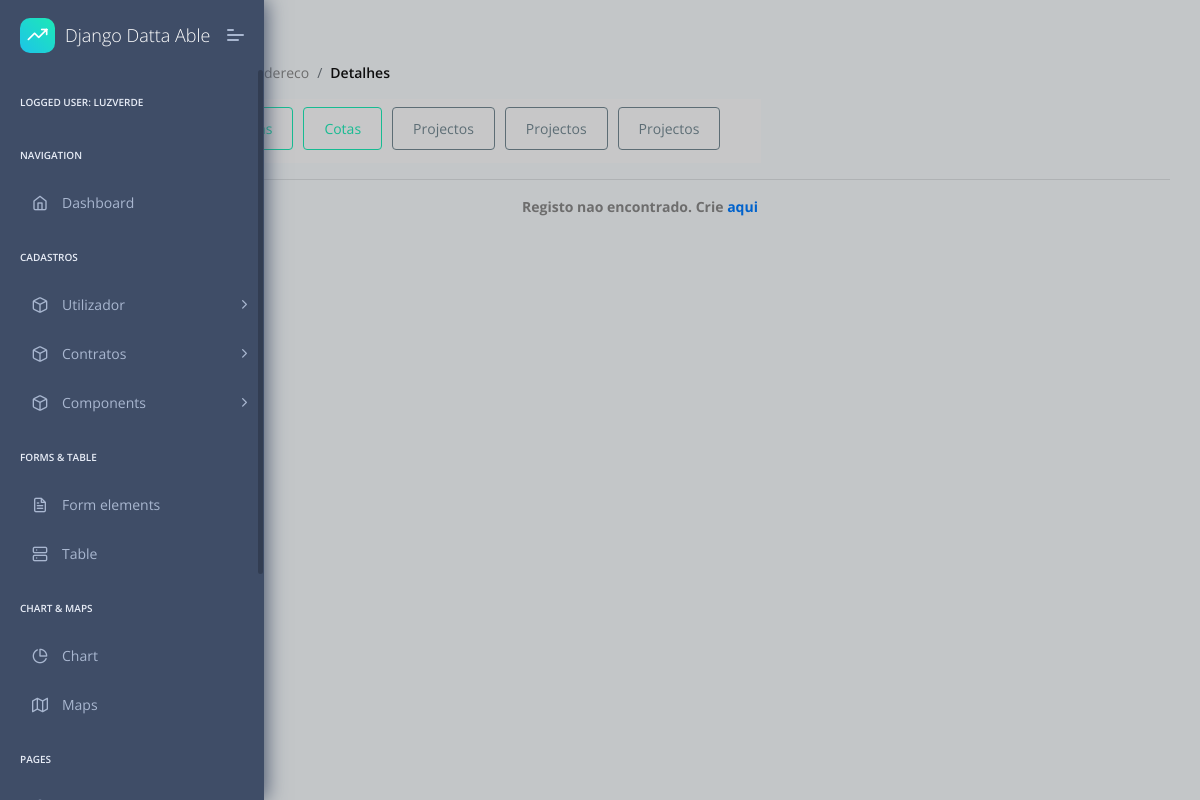
The app's page /org/endereco/detalhes/ (signed in), older data.
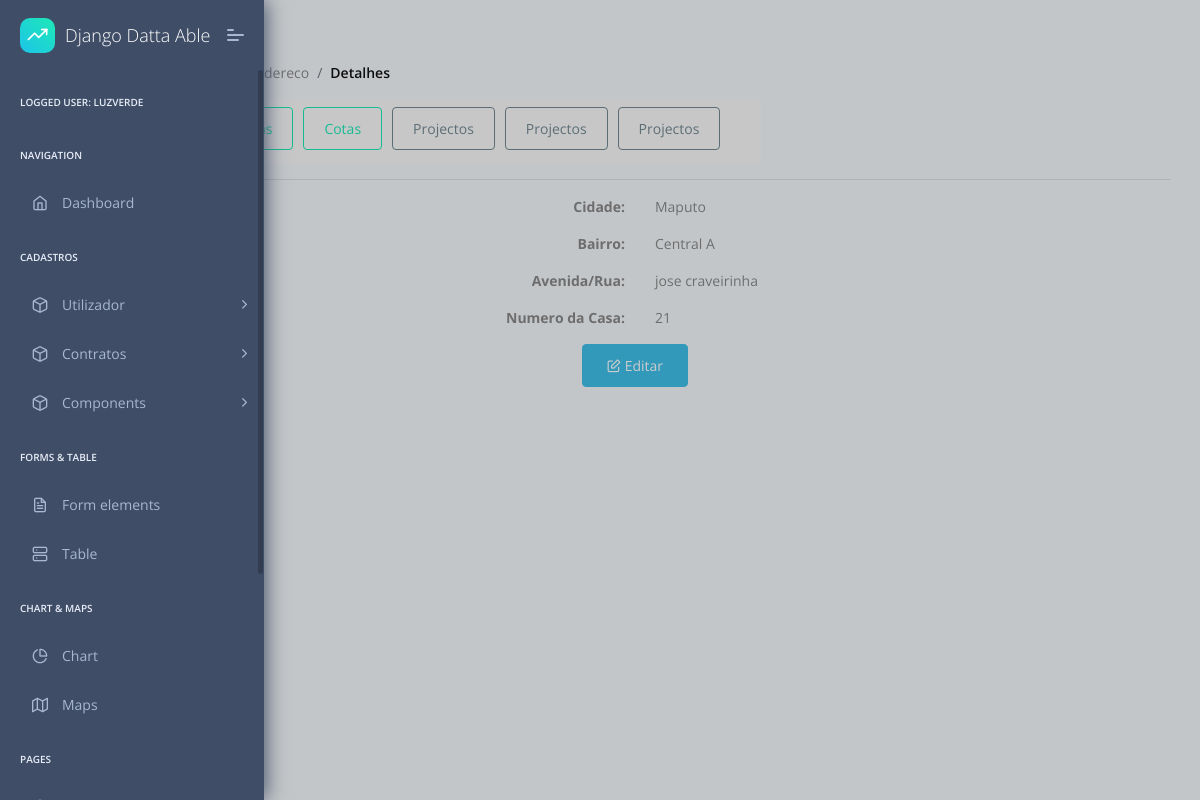
The same page, newer data.
### apps/reg/models.py (models this page shows, shortened)
class ModeloBase(models.Model):
    id = models.BigAutoField(primary_key=True)
    activo = models.BooleanField(default=True)
    data_criacao = models.DateField(auto_now_add=True)
    data_actualizacao = models.DateField(auto_created=True, null=True, blank=True)
    class Meta:
        abstract = True

class Endereco(ModeloBase):
    localizacao = models.ForeignKey(Localizacao, on_delete=models.CASCADE)
    entidade = models.ForeignKey(Entidade, on_delete=models.CASCADE)
    numero_casa = models.CharField(max_length=10, blank=True)
    andar = models.CharField(max_length=10, blank=True)
    flat = models.CharField(max_length=10, blank=True)
    data_inicio = models.DateField(auto_now_add=True)
    data_fim = models.DateField(blank=True, null=True)
    class Meta:
        verbose_name = "Endereco"
        verbose_name_plural = "Enderecos"
    def __str__(self):
        return self.numero_casa

class Localizacao(ModeloBase):
    bairro = models.ForeignKey(Bairro, on_delete=models.CASCADE)
    rua_avenida = models.CharField(max_length=255)
    quarteirao = models.CharField(max_length=10, null=True, blank=True)
    nome_edificio = models.CharField(max_length=255, null=True, blank=True)
    numero_edificio = models.CharField(max_length=10, null=True, blank=True)
    latitude = models.CharField(max_length=255, null=True, blank=True)
    longitude = models.CharField(max_length=255, null=True, blank=True)
    class Meta:
        verbose_name = "Localizacao"
        verbose_name_plural = "Localizacoes"

class Bairro(ModeloBase):
    cidade = models.ForeignKey(Cidade, on_delete=models.CASCADE)
    designacao= models.CharField(max_length=255, null=False, default="")
    class Meta:
        verbose_name = "Bairro"
        verbose_name_plural = "Bairros"
    def __str__(self):
        return self.designacao

class Cidade(ModeloBase):
    pais = CountryField()
    designacao= models.CharField(max_length=255, null=False, default="")
    class Meta:
        verbose_name = "Cidade"
        verbose_name_plural = "Cidades"
    def __str__(self):
        return self.designacao

### apps/reg/views.py (the view)
# urls.py: path('org/endereco/detalhes/', org_address_show, name='org_address_detalhes'),
def org_address_show(request):
    dao = UtilDao()
    context = {}
    user = User.objects.get(username=request.user)
    organizacao = dao.getOrgByUser(user)
    enderecoList = dao.getAddressByOrg(organizacao)
    endereco = enderecoList.first
    if endereco==None:
        print("Endereco vazio")
        endereco = Endereco()
    print(endereco)
    context["endereco"] = endereco
    return render(request, "reg/endereco/show.html", context)

### apps/reg/UtilDao.py (called while the page is built)
    def getOrgByUser(self, user):
        try:
            print('Entrou no try')
            ogranizacao = Organizacao.objects.get(admin_user=user)
            print(ogranizacao)
            print('Organizacao ok.')
            return ogranizacao
        except Exception as e:
            print('Ops bug, Entrou no exception', str(e))
        return None

    def getAddressByOrg(self, org):
        try:
            print('Entrou no try')
            endereco = Endereco.objects.filter(entidade=org.id, data_fim=None)
            print(endereco)
            print('Address ok.')
            return endereco
        except Exception as e:
            print('Ops bug, Entrou no exception', str(e))
        return None

### apps/reg/models.py (called while the page is built)
    def __str__(self):
        return self.nome

### apps/templates/reg/endereco/show.html (shortened to what this page needs)
{% extends "layouts/base.html" %}
{% block content %}
<section class="pcoded-content ">
    <div class="pcoded-inner-content">
        <div class="page-header">
            <div class="page-block">
                <div class="row align-items-center">
                    <div class="col-md-12">
                        <div class="page-header-title">
                            <h5 class="m-b-10">Organizacao</h5>
                        </div>
                        <ul class="breadcrumb">
                            <li class="breadcrumb-item"><a href="/"></a></li>
                            <li class="breadcrumb-item"><a href="javascript:">Organizacao</a></li>
                            <li class="breadcrumb-item"><a href="javascript:">Endereco</a></li>
                            <li class="breadcrumb-item"><a href="javascript:">Detalhes</a></li>
                        </ul>
                    </div>
                </div>
            </div>
        </div>
        <div class="main-body">
            <div class="page-wrapper">
                <div class="row">
                    <div class="col-sm-12">
                        <div class="row">
                            <nav class="navbar bg-light">
                                <form class="container-fluid justify-content-start">
                                    <button class="btn btn-outline-success me-2" type="button">Cotas</button>
                                    <button class="btn btn-outline-success me-2" type="button">Cotas</button>
                                    <button class="btn btn-outline-success me-2" type="button">Cotas</button>
                                    <button class="btn btn-sm btn-outline-secondary" type="button">Projectos</button>
                                    <button class="btn btn-sm btn-outline-secondary" type="button">Projectos</button>
                                    <button class="btn btn-sm btn-outline-secondary" type="button">Projectos</button>
                                </form>
                            </nav>
                        </div>
                        <hr/>
                        {% if endereco.id == None %}
                        <div class="row justify-content-center">
                            <p class="d-inline-block text-truncate font-weight-bold m float-right">
                                Registo nao encontrado. Crie
                                <a href="{% url 'org_address_register' %}">aqui</a>
                            </p>
                        </div>
                        {% else %}
                        {% if not endereco.localizacao.bairro.cidade == None %}
                        <div class="row justify-content-center">
                            <div class="col-sm-6">
                                <span class="d-inline-block text-truncate font-weight-bold m float-right "
                                      style="max-width: 150px;">
                                  Cidade:
                                </span>
                            </div>
                            <div class="col-sm-6">
                                <p class="font-weight-normal">{{ endereco.localizacao.bairro.cidade }}</p>
                            </div>
                        </div>
                        {% endif %}
                        {% if not endereco.localizacao.bairro == None %}
                        <div class="row justify-content-center">
                            <div class="col-sm-6">
                                <span class="d-inline-block text-truncate font-weight-bold m float-right "
                                      style="max-width: 150px;">
                                  Bairro:
                                </span>
                            </div>
                            <div class="col-sm-6">
                                <p class="font-weight-normal">{{ endereco.localizacao.bairro }}</p>
                            </div>
                        </div>
                        {% endif %}
                        {% if not endereco.localizacao.rua_avenida == None %}
                        <div class="row justify-content-center">
                            <div class="col-sm-6">
                                <span class="d-inline-block text-truncate font-weight-bold m float-right "
                                      style="max-width: 150px;">
                                  Avenida/Rua:
                                </span>
                            </div>
                            <div class="col-sm-6">
                                <p class="font-weight-normal">{{ endereco.localizacao.rua_avenida }}</p>
                            </div>
                        </div>
                        {% endif %}
                        {% if not endereco.numero_casa == None %}
                        <div class="row justify-content-center">
                            <div class="col-sm-6">
                                <span class="d-inline-block text-truncate font-weight-bold m float-right "
                                      style="max-width: 150px;">
                                  Numero da Casa:
                                </span>
                            </div>
                            <div class="col-sm-6">
                                <p class="font-weight-normal">{{ endereco.numero_casa }}</p>
                            </div>
                        </div>
                        {% endif %}
                        <div class="row justify-content-center">
                            <a href="{% url 'org_address_edit' endereco.id  %}" class="nav-link btn btn-info float-right">
                                                    <span class="pcoded-micon">
                                                        <i class="feather icon-edit"></i></span>
                                <span class="pcoded-mtext">Editar</span>
                            </a>
                        </div>
{% endif %}
                    </div>
                </div>
            </div>
        </div>
    </div>
</section>
{% endblock content %}

### apps/templates/layouts/base.html (shortened to what this page needs)
<!DOCTYPE html>
<html lang="en">
<head>
    <link rel="stylesheet" href="/static/assets/fonts/fontawesome/css/fontawesome-all.min.css">
    <link rel="stylesheet" href="/static/assets/plugins/animation/css/animate.min.css">
    <link rel="stylesheet" href="/static/assets/css/style.css">
</head>
<body>
    {% include 'includes/sidebar.html' %}
    <div class="pcoded-main-container">
        <div class="pcoded-wrapper">
            {% block content %}{% endblock content %}
        </div>
    </div>
</body>
</html>

### apps/templates/includes/sidebar.html (shortened to what this page needs)
    <nav class="pcoded-navbar">
        <div class="navbar-wrapper">
            <div class="navbar-brand header-logo">
                <a target="_blank"
                   href="https://appseed.us/admin-dashboards/django-dashboard-dattaable" class="b-brand">
                    <div class="b-bg">
                        <i class="feather icon-trending-up"></i>
                    </div>
                    <span class="b-title">Django Datta Able</span>
                </a>
                <a class="mobile-menu" id="mobile-collapse" href="javascript:"><span></span></a>
            </div>
            <div class="navbar-content scroll-div">
                <ul class="nav pcoded-inner-navbar">
                    <li class="nav-item pcoded-menu-caption">
                        <label>Logged User: {{ request.user }}<strong></strong></label>
                    </li>
                    <li class="nav-item pcoded-menu-caption">
                        <label>Navigation</label>
                    </li>
                    <li data-username="dashboard Default Ecommerce CRM Analytics Crypto Project"
                        class="nav-item {% if 'index' in segment %} active {% endif %}">
                        <a href="{% url 'home' %}" class="nav-link ">
                            <span class="pcoded-micon">
                                <i class="feather icon-home"></i>
                            </span><span class="pcoded-mtext">Dashboard</span></a>
                    </li>
                    <li class="nav-item pcoded-menu-caption">
                        <label>Cadastros</label>
                    </li>
                    <li data-username="basic components Button Alert Badges breadcrumb Paggination progress Tooltip popovers Carousel Cards Collapse Tabs pills Modal Grid System Typography Extra Shadows Embeds" class="nav-item pcoded-hasmenu">
                        <a href="javascript:" class="nav-link "><span class="pcoded-micon"><i class="feather icon-box"></i></span><span class="pcoded-mtext">Utilizador</span></a>
                    </li>
                    <li data-username="basic components Button Alert Badges breadcrumb Paggination progress Tooltip popovers Carousel Cards Collapse Tabs pills Modal Grid System Typography Extra Shadows Embeds" class="nav-item pcoded-hasmenu">
                        <a href="javascript:" class="nav-link "><span class="pcoded-micon"><i class="feather icon-box"></i></span><span class="pcoded-mtext">Contratos</span></a>
                    </li>
                    <li data-username="basic components Button Alert Badges breadcrumb Paggination progress Tooltip popovers Carousel Cards Collapse Tabs pills Modal Grid System Typography Extra Shadows Embeds" class="nav-item pcoded-hasmenu">
                        <a href="javascript:" class="nav-link "><span class="pcoded-micon"><i class="feather icon-box"></i></span><span class="pcoded-mtext">Components</span></a>
                    </li>
                    <li class="nav-item pcoded-menu-caption">
                        <label>Forms & table</label>
                    </li>
                    <li data-username="form elements advance componant validation masking wizard picker select"
                        class="nav-item {% if 'ui-forms' in segment %} active {% endif %}">
                        <a href="/ui-forms.html" class="nav-link "><span class="pcoded-micon"><i class="feather icon-file-text"></i></span><span class="pcoded-mtext">Form elements</span></a>
                    </li>
                    <li data-username="Table bootstrap datatable footable"
                        class="nav-item {% if 'ui-tables' in segment %} active {% endif %}">
                        <a href="/ui-tables.html" class="nav-link "><span class="pcoded-micon"><i class="feather icon-server"></i></span><span class="pcoded-mtext">Table</span></a>
                    </li>
                    <li class="nav-item pcoded-menu-caption">
                        <label>Chart & Maps</label>
                    </li>
                    <li data-username="Charts Morris"
                        class="nav-item {% if 'charts-morris' in segment %} active {% endif %}">
                        <a href="/charts-morris.html" class="nav-link "><span class="pcoded-micon"><i class="feather icon-pie-chart"></i></span><span class="pcoded-mtext">Chart</span></a></li>
                    <li data-username="Maps Google"
                         class="nav-item {% if 'maps-google' in segment %} active {% endif %}">
                        <a href="/maps-google.html" class="nav-link "><span class="pcoded-micon"><i class="feather icon-map"></i></span><span class="pcoded-mtext">Maps</span></a></li>
                    <li class="nav-item pcoded-menu-caption">
                        <label>Pages</label>
                    </li>
                    <li data-username="Authentication Sign up Sign in reset password Change password Personal information profile settings map form subscribe" class="nav-item pcoded-hasmenu">
                        <a href="javascript:" class="nav-link "><span class="pcoded-micon"></span><span class="pcoded-mtext">Authentication</span></a>
                    </li>
                </ul>
            </div>
        </div>
    </nav>

Row changes from the older to the newer data that the page shows:
added Endereco: localizacao.bairro.cidade "Maputo", localizacao.bairro "Central A", localizacao.rua_avenida "jose craveirinha", numero_casa "21"
Text that changed along with them:
text no longer shown: "Registo nao encontrado. Crie aqui"
text now shown: "Cidade: Bairro: Avenida/Rua: Numero da Casa: Editar"
